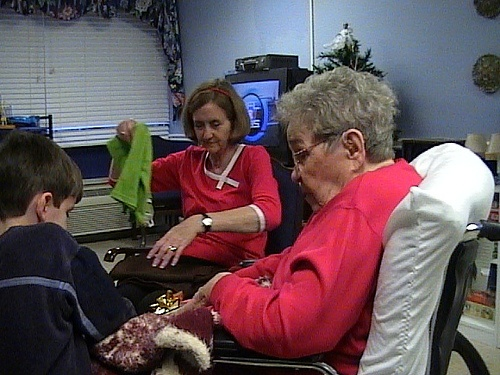
#> input picture Resources/test2.jpg, 500 x 375 px, found by its file name
$ python image_slice_prototype.py   (Python 2 division)
#> lines starting #> are read from the running program, lines starting #| are printed output that depends on the picture
from PIL import Image
img = Image.open("/Users/sibozhu/DeepLearning/testing/tests/test2.jpg")
#> img is the input picture: PIL image 500x375 RGB; mean R, G, B 101.7, 81.7, 87.5
(imageWidth, imageHeight)=img.size
#> imageWidth = 500; imageHeight = 375
gridx=30
gridy=30
rangex=img.width/gridx
#> rangex = 16
rangey=img.height/gridy
#> rangey = 12
print rangex*rangey
#| 192
for x in xrange(rangex):
    for y in xrange(rangey):
        bbox=(x*gridx, y*gridy, x*gridx+gridx, y*gridy+gridy)
        slice_bit=img.crop(bbox)
        slice_bit.save('/Users/sibozhu/DeepLearning/testing/motion/'+str(x)+'_'+str(y)+'.jpg', optimize=True, bits=6)
#> this loop made 16 passes
#> pass 1, `slice_bit.save('/Users/sibozhu/DeepLearning/testing/motion/'+str(x)+'_..`:
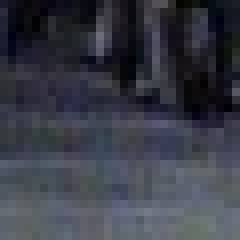
#> saved as 0_0.jpg: PIL image 30x30 RGB (shown 8 times larger); mean R, G, B 57.2, 59.9, 70.5
#> pass 1, `slice_bit.save('/Users/sibozhu/DeepLearning/testing/motion/'+str(x)+'_..`:
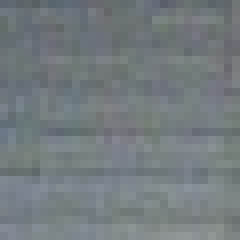
#> saved as 0_1.jpg: PIL image 30x30 RGB (shown 8 times larger); mean R, G, B 115.4, 123.5, 127.2
#> pass 1, `slice_bit.save('/Users/sibozhu/DeepLearning/testing/motion/'+str(x)+'_..`:
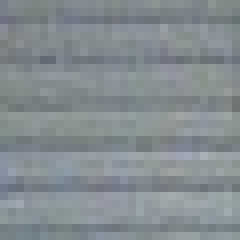
#> saved as 0_2.jpg: PIL image 30x30 RGB (shown 8 times larger); mean R, G, B 131.8, 140.8, 145.2
#> pass 1, `slice_bit.save('/Users/sibozhu/DeepLearning/testing/motion/'+str(x)+'_..`:
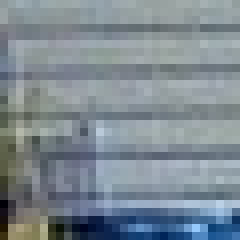
#> saved as 0_3.jpg: PIL image 30x30 RGB (shown 8 times larger); mean R, G, B 125.6, 137.5, 145.9
#> after the loop:
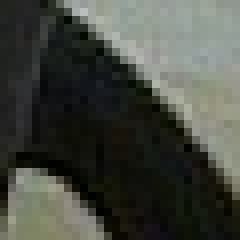
#> slice_bit: PIL image 30x30 RGB (shown 8 times larger); mean R, G, B 69.5, 72.4, 64.8
